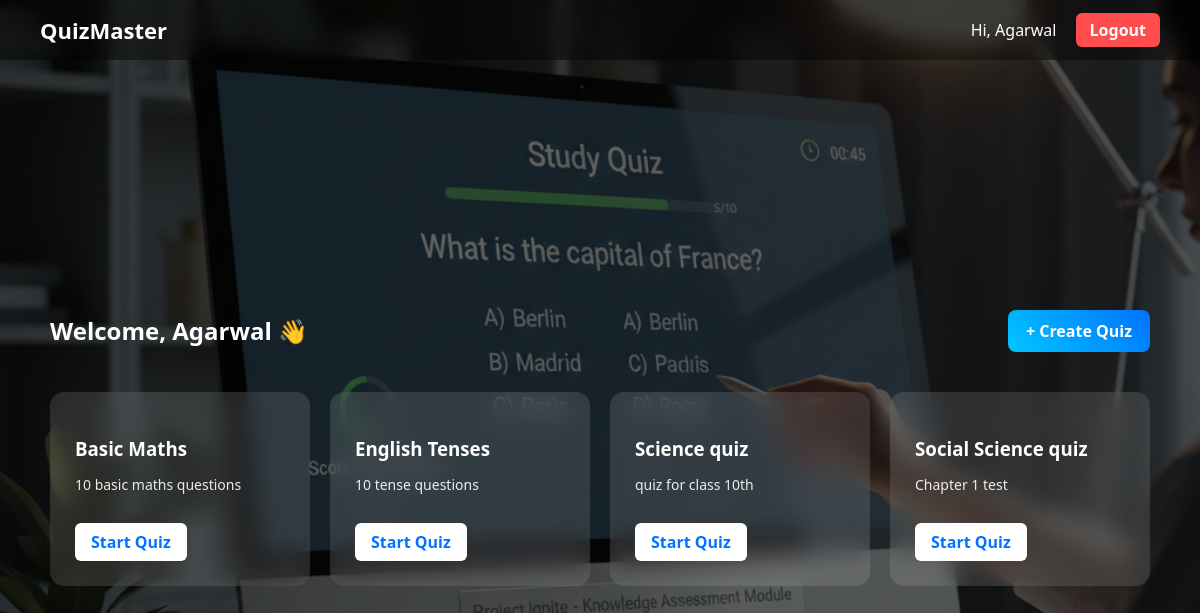
The page /dashboard (signed in) on the database its author committed.
### models.py (models this page shows)
class User(db.Model, UserMixin):
    id = db.Column(db.Integer, primary_key=True)
    username = db.Column(db.String(100), unique=True, nullable=False)
    email = db.Column(db.String(150), unique=True, nullable=False)
    password = db.Column(db.String(200), nullable=False)
    role = db.Column(db.String(20), default="user")
    created_at = db.Column(db.DateTime, default=datetime.utcnow)

class Quiz(db.Model):
    id = db.Column(db.Integer, primary_key=True)
    title = db.Column(db.String(200), nullable=False)
    description = db.Column(db.Text)
    created_by = db.Column(db.Integer, db.ForeignKey('user.id'))
    questions = db.relationship('Question', backref='quiz', cascade="all, delete")

### app.py (the view)
@app.route("/dashboard")
@login_required
def dashboard():
    quizzes = Quiz.query.all()
    return render_template("dashboard.html", quizzes=quizzes)

### app.py (called while the page is built)
@login_manager.user_loader
def load_user(user_id):
    return User.query.get(int(user_id))

### templates/dashboard.html (shortened to what this page needs)
{% extends "base.html" %}
{% block content %}
<div class="dashboard-container">
    <div class="dashboard-header">
        <h2>Welcome, {{ current_user.username }} 👋</h2>
        <a href="{{ url_for('create_quiz') }}" class="create-btn">+ Create Quiz</a>
    </div>
    {% if quizzes %}
        <div class="quiz-grid">
            {% for quiz in quizzes %}
                <div class="quiz-card">
                    <h3>{{ quiz.title }}</h3>
                    <p>{{ quiz.description }}</p>
                    <a href="{{ url_for('take_quiz', quiz_id=quiz.id) }}" class="start-btn">
                        Start Quiz
                    </a>
                </div>
            {% endfor %}
        </div>
    {% else %}
        <div class="empty-box">
            <p>No quizzes available.</p>
            <p>Create your first quiz 🚀</p>
        </div>
    {% endif %}
</div>
{% endblock %}

### templates/base.html (shortened to what this page needs)
<!DOCTYPE html>
<html lang="en">
<head>
    <link rel="stylesheet" href="{{ url_for('static', filename='css/style.css') }}">
</head>
<body>
    {% if current_user.is_authenticated %}
    <nav class="navbar">
        <div class="nav-left">
            <a href="{{ url_for('dashboard') }}" class="logo">QuizMaster</a>
        </div>
        <div class="nav-right">
            <span class="user-name">Hi, {{ current_user.username }}</span>
            <a href="{{ url_for('logout') }}" class="logout-btn">Logout</a>
        </div>
    </nav>
    {% endif %}
    <div class="main-container">
        {% block content %}{% endblock %}
    </div>
</body>
</html>

### static/css/style.css (style rules this page uses)
body { margin: 0; font-family: 'Segoe UI', sans-serif; color: white; background: url("/static/images/bg.jpg") no-repeat center center fixed; background-size: cover; }
body::before { content: ""; position: fixed; inset: 0; background: rgba(0,0,0,0.6); z-index: -1; }
.main-container { display: flex; justify-content: center; align-items: center; min-height: 90vh; padding: 20px; }
.navbar { display: flex; justify-content: space-between; align-items: center; padding: 15px 40px; background: rgba(0,0,0,0.4); backdrop-filter: blur(10px); }
.logo { font-size: 22px; font-weight: bold; color: white; text-decoration: none; }
.user-name { margin-right: 15px; }
.logout-btn { text-decoration: none; padding: 6px 14px; border-radius: 6px; background: #ff4d4d; color: white; font-weight: bold; }
.dashboard-container { width: 95%; max-width: 1100px; }
.dashboard-header { display: flex; justify-content: space-between; align-items: center; margin-bottom: 25px; }
.create-btn { padding: 10px 18px; border-radius: 8px; background: linear-gradient(45deg,#00c6ff,#0072ff); color: white; text-decoration: none; font-weight: bold; }
.quiz-grid { display: grid; grid-template-columns: repeat(auto-fit, minmax(260px, 1fr)); gap: 20px; }
.quiz-card { background: rgba(255,255,255,0.12); backdrop-filter: blur(12px); padding: 25px; border-radius: 14px; transition: 0.3s; }
.quiz-card h3 { margin-bottom: 10px; }
.quiz-card p { font-size: 14px; opacity: 0.9; }
.start-btn { display: inline-block; margin-top: 15px; padding: 8px 16px; border-radius: 6px; background: white; color: #0072ff; text-decoration: none; font-weight: bold; }

### rows shown on the page
User: username "Agarwal"
Quiz: title "Basic Maths", description "10 basic maths questions"
Quiz: title "English Tenses", description "10 tense questions"
Quiz: title "Science quiz", description "quiz for class 10th"
Quiz: title "Social Science quiz", description "Chapter 1 test"
